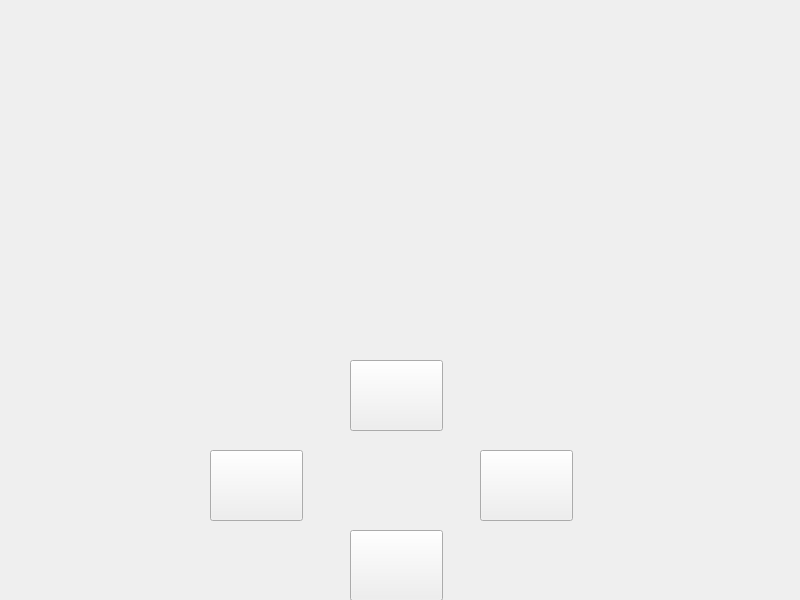
<?xml version="1.0" encoding="UTF-8"?>
<ui version="4.0">
 <class>Widget</class>
 <widget class="QWidget" name="Widget">
  <property name="geometry">
   <rect>
    <x>0</x>
    <y>0</y>
    <width>800</width>
    <height>600</height>
   </rect>
  </property>
  <property name="windowTitle">
   <string>Widget</string>
  </property>
  <widget class="QPushButton" name="pushButton_up">
   <property name="geometry">
    <rect>
     <x>350</x>
     <y>360</y>
     <width>93</width>
     <height>71</height>
    </rect>
   </property>
   <property name="text">
    <string/>
   </property>
  </widget>
  <widget class="QPushButton" name="pushButton_down">
   <property name="geometry">
    <rect>
     <x>350</x>
     <y>530</y>
     <width>93</width>
     <height>71</height>
    </rect>
   </property>
   <property name="text">
    <string/>
   </property>
  </widget>
  <widget class="QPushButton" name="pushButton_left">
   <property name="geometry">
    <rect>
     <x>210</x>
     <y>450</y>
     <width>93</width>
     <height>71</height>
    </rect>
   </property>
   <property name="text">
    <string/>
   </property>
  </widget>
  <widget class="QPushButton" name="pushButton_right">
   <property name="geometry">
    <rect>
     <x>480</x>
     <y>450</y>
     <width>93</width>
     <height>71</height>
    </rect>
   </property>
   <property name="text">
    <string/>
   </property>
  </widget>
  <widget class="QLabel" name="label">
   <property name="geometry">
    <rect>
     <x>270</x>
     <y>120</y>
     <width>261</width>
     <height>141</height>
    </rect>
   </property>
   <property name="text">
    <string/>
   </property>
  </widget>
 </widget>
 <resources/>
 <connections/>
</ui>
